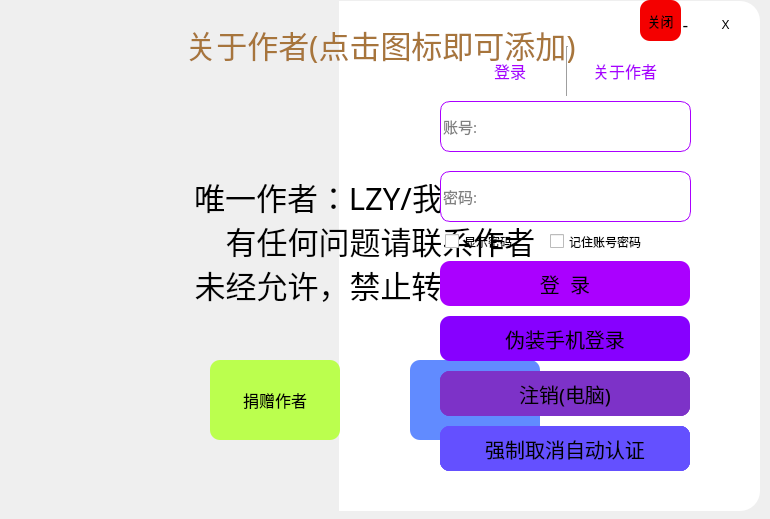
<?xml version="1.0" encoding="UTF-8"?>
<ui version="4.0">
 <class>Form</class>
 <widget class="QWidget" name="Form">
  <property name="geometry">
   <rect>
    <x>0</x>
    <y>0</y>
    <width>770</width>
    <height>519</height>
   </rect>
  </property>
  <property name="windowTitle">
   <string>川信网络认证</string>
  </property>
  <widget class="QLabel" name="img_scitc_east">
   <property name="geometry">
    <rect>
     <x>0</x>
     <y>1</y>
     <width>371</width>
     <height>510</height>
    </rect>
   </property>
   <property name="styleSheet">
    <string notr="true">border-image: url(:/img/img/scitc.png);
border-top-left-radius: 20px;
border-bottom-left-radius: 20px;
</string>
   </property>
   <property name="text">
    <string/>
   </property>
  </widget>
  <widget class="QLabel" name="img_write_background">
   <property name="geometry">
    <rect>
     <x>339</x>
     <y>1</y>
     <width>421</width>
     <height>510</height>
    </rect>
   </property>
   <property name="styleSheet">
    <string notr="true">border-top-right-radius: 20px;
border-bottom-right-radius: 20px;
background-color: rgb(255, 255, 255);</string>
   </property>
   <property name="text">
    <string/>
   </property>
  </widget>
  <widget class="QWidget" name="cabout_ui" native="true">
   <property name="geometry">
    <rect>
     <x>380</x>
     <y>101</y>
     <width>351</width>
     <height>381</height>
    </rect>
   </property>
   <widget class="QLineEdit" name="lineEdit_acc">
    <property name="geometry">
     <rect>
      <x>60</x>
      <y>0</y>
      <width>251</width>
      <height>51</height>
     </rect>
    </property>
    <property name="font">
     <font>
      <family>黑体</family>
      <pointsize>11</pointsize>
     </font>
    </property>
    <property name="styleSheet">
     <string notr="true">border:1px solid rgb(170, 0, 255);
border-radius:10px;</string>
    </property>
    <property name="maxLength">
     <number>25</number>
    </property>
    <property name="placeholderText">
     <string>账号:</string>
    </property>
   </widget>
   <widget class="QLineEdit" name="lineEdit_pwd">
    <property name="geometry">
     <rect>
      <x>60</x>
      <y>70</y>
      <width>251</width>
      <height>51</height>
     </rect>
    </property>
    <property name="font">
     <font>
      <family>黑体</family>
      <pointsize>11</pointsize>
     </font>
    </property>
    <property name="styleSheet">
     <string notr="true">border:1px solid rgb(170, 0, 255);
border-radius:10px;</string>
    </property>
    <property name="inputMethodHints">
     <set>Qt::ImhHiddenText|Qt::ImhNoAutoUppercase|Qt::ImhNoPredictiveText|Qt::ImhSensitiveData</set>
    </property>
    <property name="maxLength">
     <number>30</number>
    </property>
    <property name="echoMode">
     <enum>QLineEdit::Password</enum>
    </property>
    <property name="placeholderText">
     <string>密码:</string>
    </property>
    <property name="cursorMoveStyle">
     <enum>Qt::LogicalMoveStyle</enum>
    </property>
   </widget>
   <widget class="QPushButton" name="pushButton_login_pc">
    <property name="geometry">
     <rect>
      <x>60</x>
      <y>160</y>
      <width>250</width>
      <height>45</height>
     </rect>
    </property>
    <property name="font">
     <font>
      <family>黑体</family>
      <pointsize>15</pointsize>
     </font>
    </property>
    <property name="styleSheet">
     <string notr="true">QPushButton{
background-color: rgb(170, 0, 255);
border-radius:10px; 
color:rgb(0, 0, 0);}
QPushButton:hover{background-color:qlineargradient(spread:pad, x1:0, y1:0, x2:1, y2:1, stop:0 rgba(191, 136, 252, 255), stop:1 rgba(255, 255, 255, 255));
}
QPushButton:pressed{padding-top:7px;
padding-left:7px;}</string>
    </property>
    <property name="text">
     <string>登  录</string>
    </property>
   </widget>
   <widget class="QPushButton" name="pushButton_schedule_link_pc">
    <property name="geometry">
     <rect>
      <x>60</x>
      <y>325</y>
      <width>250</width>
      <height>45</height>
     </rect>
    </property>
    <property name="font">
     <font>
      <family>黑体</family>
      <pointsize>15</pointsize>
      <weight>50</weight>
      <bold>false</bold>
     </font>
    </property>
    <property name="styleSheet">
     <string notr="true">QPushButton{
background-color: rgb(100, 80, 255);
border-radius:10px; 
color:rgb(0, 0, 0);}
QPushButton:hover{background-color:qlineargradient(spread:pad, x1:0, y1:0, x2:1, y2:1, stop:0 rgba(166, 136, 252, 255), stop:1 rgba(255, 255, 255, 255));
}
QPushButton:pressed{padding-top:7px;
padding-left:7px;}</string>
    </property>
    <property name="text">
     <string>自动认证(电脑)</string>
    </property>
   </widget>
   <widget class="QPushButton" name="pushButton_schedule_link_cancel">
    <property name="geometry">
     <rect>
      <x>60</x>
      <y>325</y>
      <width>250</width>
      <height>45</height>
     </rect>
    </property>
    <property name="font">
     <font>
      <family>黑体</family>
      <pointsize>15</pointsize>
      <weight>50</weight>
      <bold>false</bold>
     </font>
    </property>
    <property name="styleSheet">
     <string notr="true">QPushButton{
background-color: rgb(150, 110, 255);

border-radius:10px; 
color:rgb(0, 0, 0);}
QPushButton:hover{background-color:qlineargradient(spread:pad, x1:0, y1:0, x2:1, y2:1, stop:0 rgba(166, 136, 252, 255), stop:1 rgba(255, 255, 255, 255));
}
QPushButton:pressed{padding-top:7px;
padding-left:7px;}</string>
    </property>
    <property name="text">
     <string>取消自动认证</string>
    </property>
   </widget>
   <widget class="QCheckBox" name="checkBox_rem">
    <property name="geometry">
     <rect>
      <x>170</x>
      <y>130</y>
      <width>151</width>
      <height>21</height>
     </rect>
    </property>
    <property name="font">
     <font>
      <family>黑体</family>
     </font>
    </property>
    <property name="text">
     <string>记住账号密码</string>
    </property>
   </widget>
   <widget class="QPushButton" name="pushButton_login_phone">
    <property name="geometry">
     <rect>
      <x>60</x>
      <y>215</y>
      <width>250</width>
      <height>45</height>
     </rect>
    </property>
    <property name="font">
     <font>
      <family>黑体</family>
      <pointsize>15</pointsize>
      <weight>50</weight>
      <bold>false</bold>
     </font>
    </property>
    <property name="styleSheet">
     <string notr="true">QPushButton{

background-color: rgb(135, 0, 255);
border-radius:10px; 
color:rgb(0, 0, 0);}
QPushButton:hover{background-color:qlineargradient(spread:pad, x1:0, y1:0, x2:1, y2:1, stop:0 rgba(191, 136, 252, 255), stop:1 rgba(255, 255, 255, 255));
}
QPushButton:pressed{padding-top:7px;
padding-left:7px;}</string>
    </property>
    <property name="text">
     <string>伪装手机登录</string>
    </property>
   </widget>
   <widget class="QCheckBox" name="checkBox_show_pwd">
    <property name="geometry">
     <rect>
      <x>65</x>
      <y>130</y>
      <width>101</width>
      <height>21</height>
     </rect>
    </property>
    <property name="font">
     <font>
      <family>黑体</family>
     </font>
    </property>
    <property name="text">
     <string>显示密码</string>
    </property>
   </widget>
   <widget class="QPushButton" name="pushButton_schedule_link_phone">
    <property name="geometry">
     <rect>
      <x>60</x>
      <y>325</y>
      <width>250</width>
      <height>45</height>
     </rect>
    </property>
    <property name="font">
     <font>
      <family>黑体</family>
      <pointsize>15</pointsize>
      <weight>50</weight>
      <bold>false</bold>
     </font>
    </property>
    <property name="styleSheet">
     <string notr="true">QPushButton{
background-color: rgb(100, 80, 255);
border-radius:10px; 
color:rgb(0, 0, 0);}
QPushButton:hover{background-color:qlineargradient(spread:pad, x1:0, y1:0, x2:1, y2:1, stop:0 rgba(166, 136, 252, 255), stop:1 rgba(255, 255, 255, 255));
}
QPushButton:pressed{padding-top:7px;
padding-left:7px;}</string>
    </property>
    <property name="text">
     <string>自动认证(手机)</string>
    </property>
   </widget>
   <widget class="QPushButton" name="pushButton_schedule_link_exh">
    <property name="geometry">
     <rect>
      <x>60</x>
      <y>325</y>
      <width>250</width>
      <height>45</height>
     </rect>
    </property>
    <property name="font">
     <font>
      <family>黑体</family>
      <pointsize>15</pointsize>
      <weight>50</weight>
      <bold>false</bold>
     </font>
    </property>
    <property name="styleSheet">
     <string notr="true">QPushButton{
background-color: rgb(100, 80, 255);
border-radius:10px; 
color:rgb(0, 0, 0);}
QPushButton:hover{background-color:qlineargradient(spread:pad, x1:0, y1:0, x2:1, y2:1, stop:0 rgba(166, 136, 252, 255), stop:1 rgba(255, 255, 255, 255));
}
QPushButton:pressed{padding-top:7px;
padding-left:7px;}</string>
    </property>
    <property name="text">
     <string>自动认证</string>
    </property>
   </widget>
   <widget class="QPushButton" name="pushButton_logout_exh">
    <property name="geometry">
     <rect>
      <x>60</x>
      <y>270</y>
      <width>250</width>
      <height>45</height>
     </rect>
    </property>
    <property name="font">
     <font>
      <family>黑体</family>
      <pointsize>15</pointsize>
      <weight>50</weight>
      <bold>false</bold>
     </font>
    </property>
    <property name="styleSheet">
     <string notr="true">QPushButton{

background-color: rgb(125, 50, 200);
border-radius:10px; 
color:rgb(0, 0, 0);}
QPushButton:hover{background-color:qlineargradient(spread:pad, x1:0, y1:0, x2:1, y2:1, stop:0 rgba(191, 136, 252, 255), stop:1 rgba(255, 255, 255, 255));
}
QPushButton:pressed{padding-top:7px;
padding-left:7px;}</string>
    </property>
    <property name="text">
     <string>注  销</string>
    </property>
   </widget>
   <widget class="QPushButton" name="pushButton_logout_phone">
    <property name="geometry">
     <rect>
      <x>60</x>
      <y>270</y>
      <width>250</width>
      <height>45</height>
     </rect>
    </property>
    <property name="font">
     <font>
      <family>黑体</family>
      <pointsize>15</pointsize>
      <weight>50</weight>
      <bold>false</bold>
     </font>
    </property>
    <property name="styleSheet">
     <string notr="true">QPushButton{

background-color: rgb(125, 50, 200);
border-radius:10px; 
color:rgb(0, 0, 0);}
QPushButton:hover{background-color:qlineargradient(spread:pad, x1:0, y1:0, x2:1, y2:1, stop:0 rgba(191, 136, 252, 255), stop:1 rgba(255, 255, 255, 255));
}
QPushButton:pressed{padding-top:7px;
padding-left:7px;}</string>
    </property>
    <property name="text">
     <string>注销(手机)</string>
    </property>
   </widget>
   <widget class="QPushButton" name="pushButton_logout_pc">
    <property name="geometry">
     <rect>
      <x>60</x>
      <y>270</y>
      <width>250</width>
      <height>45</height>
     </rect>
    </property>
    <property name="font">
     <font>
      <family>黑体</family>
      <pointsize>15</pointsize>
      <weight>50</weight>
      <bold>false</bold>
     </font>
    </property>
    <property name="styleSheet">
     <string notr="true">QPushButton{

background-color: rgb(125, 50, 200);
border-radius:10px; 
color:rgb(0, 0, 0);}
QPushButton:hover{background-color:qlineargradient(spread:pad, x1:0, y1:0, x2:1, y2:1, stop:0 rgba(191, 136, 252, 255), stop:1 rgba(255, 255, 255, 255));
}
QPushButton:pressed{padding-top:7px;
padding-left:7px;}</string>
    </property>
    <property name="text">
     <string>注销(电脑)</string>
    </property>
   </widget>
   <widget class="QPushButton" name="pushButton_schedule_link_force_cancel">
    <property name="geometry">
     <rect>
      <x>60</x>
      <y>325</y>
      <width>250</width>
      <height>45</height>
     </rect>
    </property>
    <property name="font">
     <font>
      <family>黑体</family>
      <pointsize>15</pointsize>
      <weight>50</weight>
      <bold>false</bold>
     </font>
    </property>
    <property name="styleSheet">
     <string notr="true">QPushButton{
background-color: rgb(100, 80, 255);
border-radius:10px; 
color:rgb(0, 0, 0);}
QPushButton:hover{background-color:qlineargradient(spread:pad, x1:0, y1:0, x2:1, y2:1, stop:0 rgba(166, 136, 252, 255), stop:1 rgba(255, 255, 255, 255));
}
QPushButton:pressed{padding-top:7px;
padding-left:7px;}</string>
    </property>
    <property name="text">
     <string>强制取消自动认证</string>
    </property>
   </widget>
   <zorder>lineEdit_pwd</zorder>
   <zorder>lineEdit_acc</zorder>
   <zorder>pushButton_login_pc</zorder>
   <zorder>pushButton_schedule_link_pc</zorder>
   <zorder>pushButton_schedule_link_cancel</zorder>
   <zorder>checkBox_rem</zorder>
   <zorder>pushButton_login_phone</zorder>
   <zorder>checkBox_show_pwd</zorder>
   <zorder>pushButton_schedule_link_phone</zorder>
   <zorder>pushButton_schedule_link_exh</zorder>
   <zorder>pushButton_logout_exh</zorder>
   <zorder>pushButton_logout_phone</zorder>
   <zorder>pushButton_logout_pc</zorder>
   <zorder>pushButton_schedule_link_force_cancel</zorder>
  </widget>
  <widget class="QPushButton" name="pushButton_quit">
   <property name="geometry">
    <rect>
     <x>710</x>
     <y>11</y>
     <width>31</width>
     <height>28</height>
    </rect>
   </property>
   <property name="font">
    <font>
     <family>Arial</family>
    </font>
   </property>
   <property name="styleSheet">
    <string notr="true">QPushButton{
background-color: rgbA(0, 0, 0, 255);
border-radius:10px; 
color:rgb(0, 0, 0);}
QPushButton:hover{background-color:qlineargradient(spread:pad, x1:0, y1:0, x2:1, y2:1, stop:0 rgba(255, 0, 0, 255), stop:1 rgba(255, 255, 255, 255));
}
QPushButton:pressed{padding-top:7px;
padding-left:7px;}</string>
   </property>
   <property name="text">
    <string>X</string>
   </property>
  </widget>
  <widget class="QPushButton" name="pushButton_mini">
   <property name="geometry">
    <rect>
     <x>670</x>
     <y>11</y>
     <width>31</width>
     <height>28</height>
    </rect>
   </property>
   <property name="font">
    <font>
     <family>Arial</family>
     <pointsize>13</pointsize>
    </font>
   </property>
   <property name="styleSheet">
    <string notr="true">QPushButton{
background-color: rgbA(0, 0, 0, 255);
border-radius:10px; 
color:rgb(0, 0, 0);}
QPushButton:hover{background-color:qlineargradient(spread:pad, x1:0, y1:0, x2:1, y2:1, stop:0 rgba(255, 222, 0, 255), stop:1 rgba(255, 255, 255, 255));
}
QPushButton:pressed{padding-top:7px;
padding-left:7px;}</string>
   </property>
   <property name="text">
    <string>-</string>
   </property>
  </widget>
  <widget class="QWidget" name="clogin_ui" native="true">
   <property name="geometry">
    <rect>
     <x>460</x>
     <y>46</y>
     <width>215</width>
     <height>50</height>
    </rect>
   </property>
   <layout class="QHBoxLayout" name="horizontalLayout_2">
    <item>
     <widget class="QPushButton" name="pushButton_clogin">
      <property name="font">
       <font>
        <family>黑体</family>
        <pointsize>12</pointsize>
       </font>
      </property>
      <property name="styleSheet">
       <string notr="true">#pushButton_clogin{
border:none;
color:rgb(170, 0, 255);
}
#pushButton:focus {
	color:gray;
}
</string>
      </property>
      <property name="text">
       <string>登录</string>
      </property>
     </widget>
    </item>
    <item>
     <widget class="Line" name="line">
      <property name="font">
       <font>
        <weight>75</weight>
        <bold>true</bold>
       </font>
      </property>
      <property name="orientation">
       <enum>Qt::Vertical</enum>
      </property>
     </widget>
    </item>
    <item>
     <widget class="QPushButton" name="pushButton_cabout">
      <property name="font">
       <font>
        <family>黑体</family>
        <pointsize>12</pointsize>
       </font>
      </property>
      <property name="styleSheet">
       <string notr="true">#pushButton_cabout{
border:none;
color:rgb(170, 0, 255);
}
#pushButton:focus {
	color:gray;
}
</string>
      </property>
      <property name="text">
       <string>关于作者</string>
      </property>
     </widget>
    </item>
   </layout>
  </widget>
  <widget class="QWidget" name="money_ui" native="true">
   <property name="geometry">
    <rect>
     <x>-20</x>
     <y>-10</y>
     <width>791</width>
     <height>522</height>
    </rect>
   </property>
   <widget class="QLabel" name="img_scitc_playground">
    <property name="geometry">
     <rect>
      <x>20</x>
      <y>10</y>
      <width>761</width>
      <height>511</height>
     </rect>
    </property>
    <property name="styleSheet">
     <string notr="true">border-top-left-radius: 20px;
border-bottom-left-radius: 20px;
border-top-right-radius: 20px;
border-bottom-right-radius: 20px;
border-image: url(:/img/img/zz.png);</string>
    </property>
    <property name="text">
     <string/>
    </property>
   </widget>
   <widget class="QPushButton" name="pushButton_back">
    <property name="geometry">
     <rect>
      <x>430</x>
      <y>370</y>
      <width>130</width>
      <height>80</height>
     </rect>
    </property>
    <property name="font">
     <font>
      <family>黑体</family>
      <pointsize>12</pointsize>
      <weight>50</weight>
      <bold>false</bold>
     </font>
    </property>
    <property name="styleSheet">
     <string notr="true">QPushButton{

background-color: rgb(97, 139, 255);

border-radius:10px; 
color:rgb(0, 0, 0);}
QPushButton:hover{background-color:qlineargradient(spread:pad, x1:0, y1:0, x2:1, y2:1, stop:0 rgba(162, 192, 255, 255), stop:1 rgba(255, 255, 255, 255));
}</string>
    </property>
    <property name="text">
     <string>返回主页</string>
    </property>
   </widget>
   <widget class="QPushButton" name="pushButton_money">
    <property name="enabled">
     <bool>true</bool>
    </property>
    <property name="geometry">
     <rect>
      <x>230</x>
      <y>370</y>
      <width>130</width>
      <height>80</height>
     </rect>
    </property>
    <property name="font">
     <font>
      <family>黑体</family>
      <pointsize>12</pointsize>
      <weight>50</weight>
      <bold>false</bold>
     </font>
    </property>
    <property name="styleSheet">
     <string notr="true">QPushButton{

	background-color: rgb(187, 255, 78);
border-radius:10px; 
color: rgb(0, 0, 0);}
QPushButton:hover{background-color:qlineargradient(spread:pad, x1:0, y1:0, x2:1, y2:1, stop:0 rgba(255, 177, 207, 255), stop:1 rgba(255, 255, 255, 255));
}</string>
    </property>
    <property name="text">
     <string>捐赠作者</string>
    </property>
    <property name="iconSize">
     <size>
      <width>20</width>
      <height>20</height>
     </size>
    </property>
   </widget>
   <widget class="QLabel" name="img_pay">
    <property name="geometry">
     <rect>
      <x>100</x>
      <y>10</y>
      <width>601</width>
      <height>341</height>
     </rect>
    </property>
    <property name="styleSheet">
     <string notr="true">border-image: url(:/img/img/wxzfb.png);
border-top-left-radius: 20px;
border-bottom-left-radius: 20px;
border-top-right-radius: 20px;
border-bottom-right-radius: 20px;</string>
    </property>
    <property name="text">
     <string/>
    </property>
   </widget>
   <widget class="QPushButton" name="pushButton_quit_pay">
    <property name="geometry">
     <rect>
      <x>660</x>
      <y>10</y>
      <width>41</width>
      <height>41</height>
     </rect>
    </property>
    <property name="font">
     <font>
      <family>黑体</family>
      <pointsize>10</pointsize>
      <weight>50</weight>
      <bold>false</bold>
     </font>
    </property>
    <property name="styleSheet">
     <string notr="true">QPushButton{

	background-color: rgb(244, 0, 0);
border-radius:10px; 
color: rgb(0, 0, 0);}
QPushButton:hover{background-color:qlineargradient(spread:pad, x1:0, y1:0, x2:1, y2:1, stop:0 rgba(255, 177, 207, 255), stop:1 rgba(255, 255, 255, 255));
}</string>
    </property>
    <property name="text">
     <string>关闭</string>
    </property>
   </widget>
   <widget class="QPushButton" name="pushButton_qq">
    <property name="geometry">
     <rect>
      <x>300</x>
      <y>110</y>
      <width>30</width>
      <height>30</height>
     </rect>
    </property>
    <property name="font">
     <font>
      <family>黑体</family>
      <pointsize>30</pointsize>
      <weight>75</weight>
      <bold>true</bold>
     </font>
    </property>
    <property name="styleSheet">
     <string notr="true">#pushButton_qq{
	image: url(:/img/img/favicon_q.ico);
border:none;
color:rgb(252, 157, 154);
}
#pushButton:focus {
	color:gray;
}

</string>
    </property>
    <property name="text">
     <string/>
    </property>
   </widget>
   <widget class="QPushButton" name="pushButton_bilibili">
    <property name="geometry">
     <rect>
      <x>350</x>
      <y>110</y>
      <width>30</width>
      <height>30</height>
     </rect>
    </property>
    <property name="font">
     <font>
      <family>黑体</family>
      <pointsize>30</pointsize>
     </font>
    </property>
    <property name="styleSheet">
     <string notr="true">	#pushButton_bilibili{
	image: url(:/img/img/favicon_b.ico);
border:none;
color:rgb(200, 200, 169);
}
#pushButton:focus {
	color:gray;
}

</string>
    </property>
    <property name="text">
     <string/>
    </property>
   </widget>
   <widget class="QPushButton" name="pushButton_tips">
    <property name="geometry">
     <rect>
      <x>100</x>
      <y>30</y>
      <width>601</width>
      <height>50</height>
     </rect>
    </property>
    <property name="font">
     <font>
      <family>黑体</family>
      <pointsize>23</pointsize>
      <weight>50</weight>
      <bold>false</bold>
     </font>
    </property>
    <property name="autoFillBackground">
     <bool>false</bool>
    </property>
    <property name="styleSheet">
     <string notr="true">#pushButton_tips{
border:none;
	
	color: rgb(167, 117, 60);
}
#pushButton:focus {
	color:gray;
}
</string>
    </property>
    <property name="text">
     <string>关于作者(点击图标即可添加)</string>
    </property>
   </widget>
   <widget class="QPushButton" name="pushButton_douyin">
    <property name="geometry">
     <rect>
      <x>400</x>
      <y>110</y>
      <width>30</width>
      <height>30</height>
     </rect>
    </property>
    <property name="font">
     <font>
      <family>黑体</family>
      <pointsize>30</pointsize>
      <weight>75</weight>
      <bold>true</bold>
     </font>
    </property>
    <property name="styleSheet">
     <string notr="true">#pushButton_douyin{
	image: url(:/img/img/favicon_d.ico);
border:none;
color:rgb(249, 205, 173);
}
#pushButton:focus {
	color:gray;
}

</string>
    </property>
    <property name="text">
     <string/>
    </property>
   </widget>
   <widget class="QPushButton" name="pushButton_kuaishou">
    <property name="geometry">
     <rect>
      <x>450</x>
      <y>110</y>
      <width>30</width>
      <height>30</height>
     </rect>
    </property>
    <property name="font">
     <font>
      <family>黑体</family>
      <pointsize>30</pointsize>
     </font>
    </property>
    <property name="styleSheet">
     <string notr="true">#pushButton_kuaishou{
	image: url(:/img/img/favicon_k.ico);
border:none;
color:rgb(131, 175, 155);
}
#pushButton:focus {
	color:gray;
}

</string>
    </property>
    <property name="text">
     <string/>
    </property>
   </widget>
   <widget class="QPushButton" name="pushButton_author">
    <property name="geometry">
     <rect>
      <x>100</x>
      <y>145</y>
      <width>601</width>
      <height>211</height>
     </rect>
    </property>
    <property name="font">
     <font>
      <family>黑体</family>
      <pointsize>23</pointsize>
      <weight>50</weight>
      <bold>false</bold>
     </font>
    </property>
    <property name="autoFillBackground">
     <bool>false</bool>
    </property>
    <property name="styleSheet">
     <string notr="true">#pushButton_author{
border:none;
color:
             qlineargradient(x1: 0, y1: 0, x2: 0, y2: 1,
                                stop: 0 #c5ff49, stop: 0.4 #a1ff75,
                                stop: 0.5 #b0dd5d, stop: 1.0 #fddc21)
}
#pushButton:focus {
	color:gray;
}
</string>
    </property>
    <property name="text">
     <string>唯一作者：LZY/我不是盘神
有任何问题请联系作者
未经允许，禁止转载、盗卖</string>
    </property>
   </widget>
  </widget>
  <zorder>img_write_background</zorder>
  <zorder>img_scitc_east</zorder>
  <zorder>money_ui</zorder>
  <zorder>cabout_ui</zorder>
  <zorder>clogin_ui</zorder>
  <zorder>pushButton_quit</zorder>
  <zorder>pushButton_mini</zorder>
 </widget>
 <resources>
  <include location="res.qrc"/>
 </resources>
 <connections/>
</ui>
